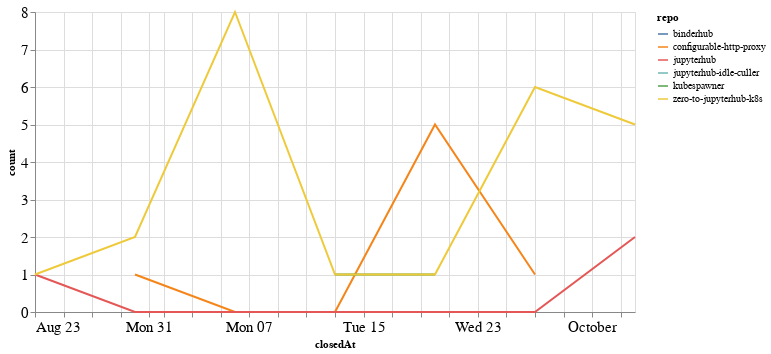

Write notebook code for a chart like this one.
### Code cell
closed_by_time = closed_by.groupby('repo').resample('W', on='closedAt').count()['author'].reset_index()
closed_by_time = closed_by_time.rename(columns={'author': 'count'})

alt.Chart(closed_by_time, width=600).mark_line().encode(
    x='closedAt',
    y='count',
    color='repo',
    tooltip="repo"
)

### Figure 1 — Vega-Lite specification as saved in the notebook (floating-point values rounded to 4 significant figures)
{"config": {"axisLeft": {"labelFontSize": 15}, "axisBottom": {"labelFontSize": 15}}, "data": {"name": "data-730a493dad330c7335ac3d1f0391cc6d"}, "mark": "line", "encoding": {"color": {"type": "nominal", "field": "repo"}, "tooltip": {"type": "nominal", "field": "repo"}, "x": {"type": "temporal", "field": "closedAt"}, "y": {"type": "quantitative", "field": "count"}}, "width": 600, "$schema": "https://vega.github.io/schema/vega-lite/v4.8.1.json", "datasets": {"data-730a493dad330c7335ac3d1f0391cc6d": [{"repo": "binderhub", "closedAt": "2020-08-23T00:00:00", "count": 1}, {"repo": "configurable-http-proxy", "closedAt": "2020-08-30T00:00:00", "count": 1}, {"repo": "configurable-http-proxy", "closedAt": "2020-09-06T00:00:00", "count": 0}, {"repo": "configurable-http-proxy", "closedAt": "2020-09-13T00:00:00", "count": 0}, {"repo": "configurable-http-proxy", "closedAt": "2020-09-20T00:00:00", "count": 5}, {"repo": "configurable-http-proxy", "closedAt": "2020-09-27T00:00:00", "count": 1}, {"repo": "jupyterhub", "closedAt": "2020-08-23T00:00:00", "count": 1}, {"repo": "jupyterhub", "closedAt": "2020-08-30T00:00:00", "count": 0}, {"repo": "jupyterhub", "closedAt": "2020-09-06T00:00:00", "count": 0}, {"repo": "jupyterhub", "closedAt": "2020-09-13T00:00:00", "count": 0}, {"repo": "jupyterhub", "closedAt": "2020-09-20T00:00:00", "count": 0}, {"repo": "jupyterhub", "closedAt": "2020-09-27T00:00:00", "count": 0}, {"repo": "jupyterhub", "closedAt": "2020-10-04T00:00:00", "count": 2}, {"repo": "jupyterhub-idle-culler", "closedAt": "2020-08-23T00:00:00", "count": 1}, {"repo": "kubespawner", "closedAt": "2020-09-13T00:00:00", "count": 1}, {"repo": "kubespawner", "closedAt": "2020-09-20T00:00:00", "count": 1}, {"repo": "zero-to-jupyterhub-k8s", "closedAt": "2020-08-23T00:00:00", "count": 1}, {"repo": "zero-to-jupyterhub-k8s", "closedAt": "2020-08-30T00:00:00", "count": 2}, {"repo": "zero-to-jupyterhub-k8s", "closedAt": "2020-09-06T00:00:00", "count": 8}, {"repo": "zero-to-jupyterhub-k8s", "closedAt": "2020-09-13T00:00:00", "count": 1}, {"repo": "zero-to-jupyterhub-k8s", "closedAt": "2020-09-20T00:00:00", "count": 1}, {"repo": "zero-to-jupyterhub-k8s", "closedAt": "2020-09-27T00:00:00", "count": 6}, {"repo": "zero-to-jupyterhub-k8s", "closedAt": "2020-10-04T00:00:00", "count": 5}]}}
